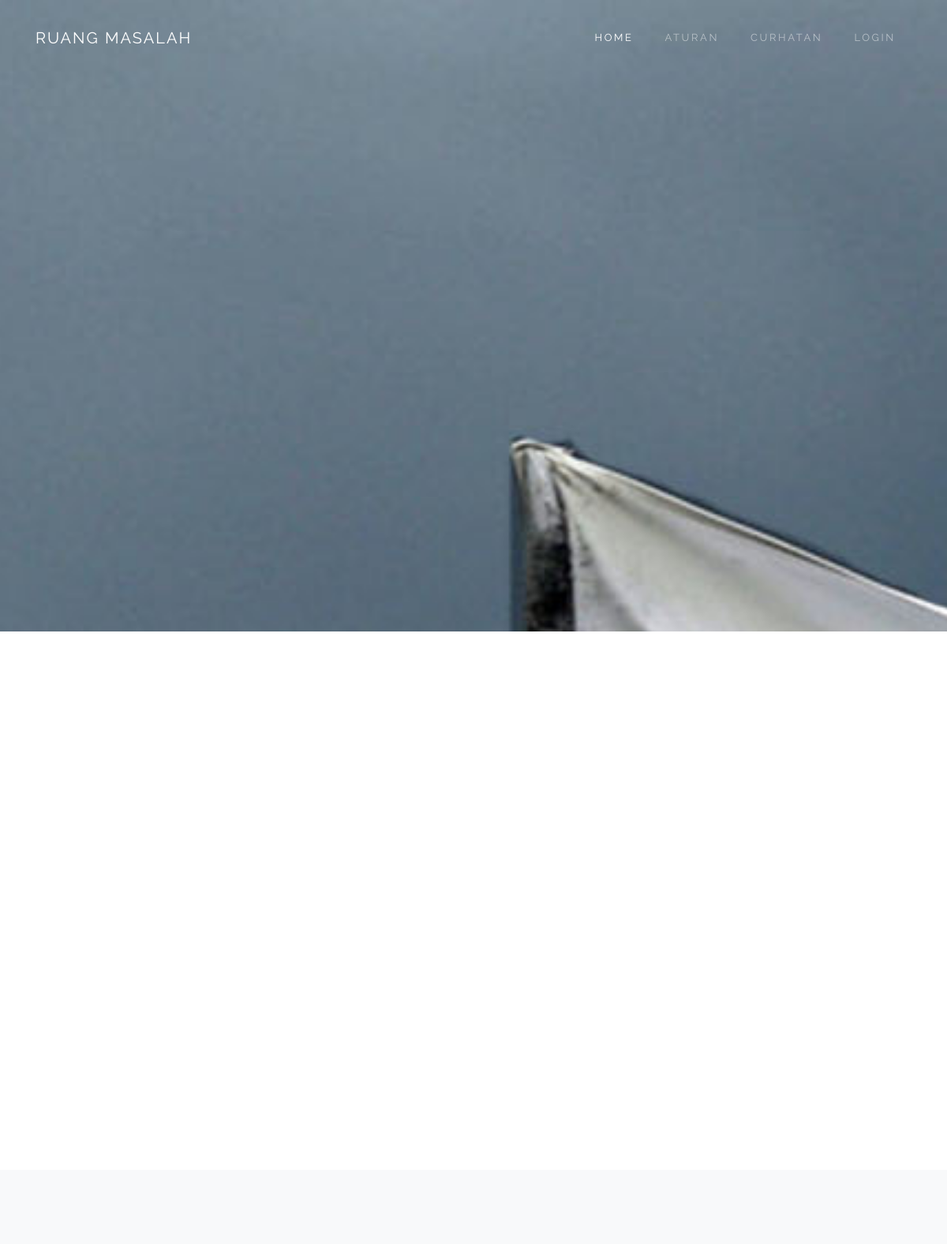
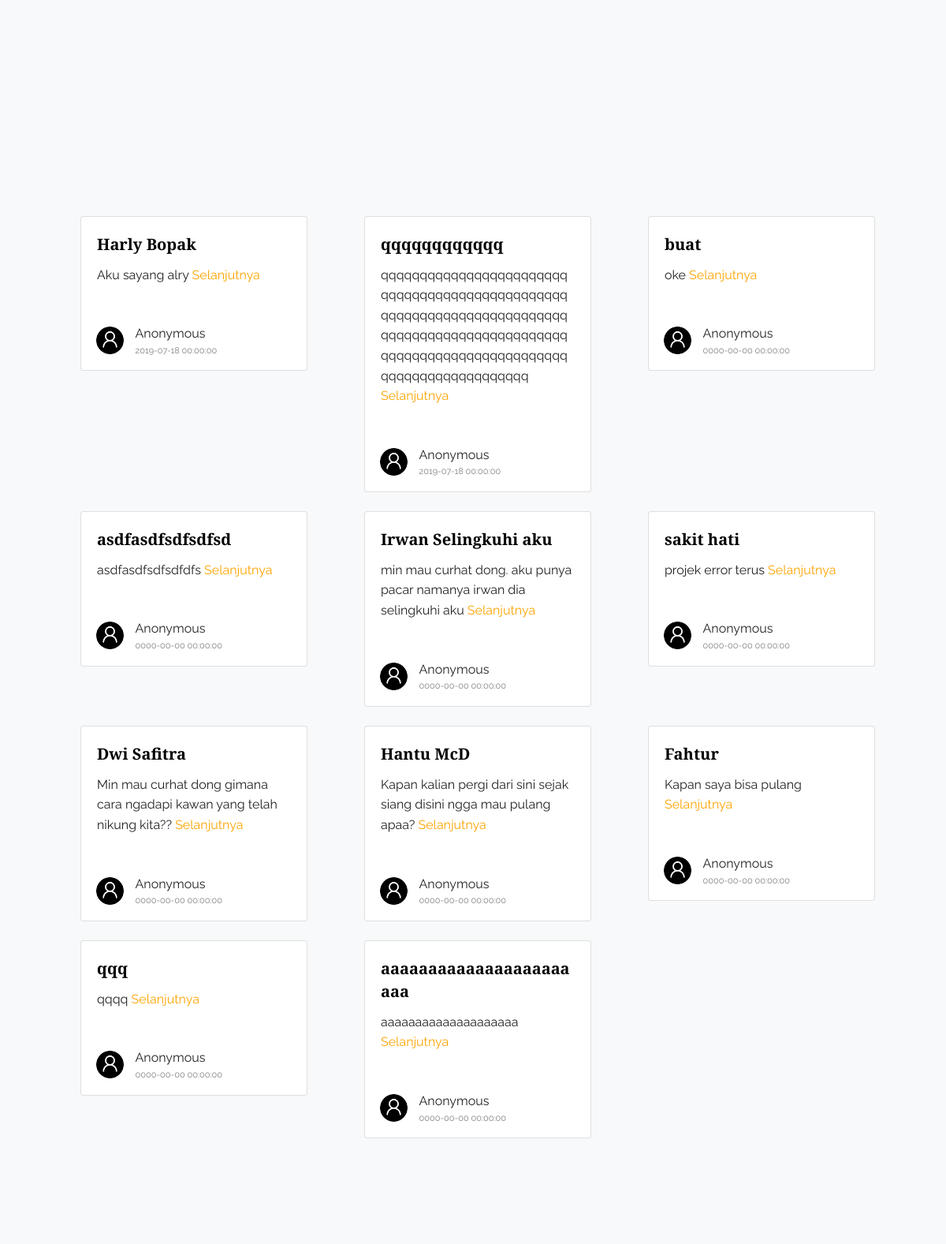
The page /public/view/index.php (upper part) on the database its author committed (2 pictures, top to bottom).
### tables this page shows
CREATE TABLE `curhatan` (
  `id_curhat` int(11) NOT NULL,
  `isi_curhat` text NOT NULL,
  `judul_curhat` text NOT NULL,
  `tanggal` datetime NOT NULL
);

### public/view/index.php (the view, shortened to what this page needs)
<!DOCTYPE html>
<html lang="en">
<head>
  <link rel="stylesheet" href="css/bootstrap.min.css">
  <link rel="stylesheet" href="css/open-iconic-bootstrap.min.css">
  <link rel="stylesheet" href="css/animate.css">
  <link rel="stylesheet" href="css/owl.carousel.min.css">
  <link rel="stylesheet" href="css/owl.theme.default.min.css">
  <link rel="stylesheet" href="css/magnific-popup.css">
  <link rel="stylesheet" href="css/bootstrap-datepicker.css">
  <link rel="stylesheet" href="css/jquery.timepicker.css">
  <link rel="stylesheet" href="css/icomoon.css">
  <link rel="stylesheet" href="css/style.css">
</head>
<body data-spy="scroll" data-target="#site-navbar" data-offset="200">
  <nav class="navbar navbar-expand-lg navbar-dark site_navbar bg-dark site-navbar-light" id="site-navbar">
    <div class="container">
      <a class="navbar-brand" href="index.php">Ruang Masalah</a>
      <div class="collapse navbar-collapse" id="site-nav">
        <ul class="navbar-nav ml-auto">
          <li class="nav-item active"><a href="#section-home" class="nav-link">Home</a></li>
          <li class="nav-item"><a href="#section-about" class="nav-link">Aturan</a></li>
          <li class="nav-item"><a href="#section-news" class="nav-link">Curhatan</a></li>
          <?php
            if($_SESSION['nama'] == ''){
              echo '<li class="nav-item"><a href="Login/login.php" class="nav-link">Login</a></li>';
            } else {
              echo '<li class="nav-item"><a href="Login/auth.php?action=logout" class="nav-link">' . $_SESSION['nama']  .'</a></li>';
            }
          ?>
        </ul>
      </div>
    </div>
  </nav>
  <section class="site-cover" style="background-image: url(images/qbg_3.jpg); background-attachment: fixed" id="section-home">
    <div class="container">
      <div class="row align-items-center justify-content-center text-center site-vh-100">
        <div class="col-md-12">
          <p><a href="https://colorlib.com/" target="_blank" class="btn btn-outline-white btn-lg site-animate" data-toggle="modal" data-target="#reservationModal">Curhat dong</a></p>
        </div>
      </div>
    </div>
  </section>
  <section class="site-section" id="section-about">
    <div class="container">
      <div class="row">
        <div class="col-md-1"></div>
  </section>
  <section class="site-section bg-light" id="section-news">
    <div class="container">
      <div class="row">
        <?php
        $conn = mysqli_connect('localhost', 'root', '', 'bunda');
        $query = mysqli_query($conn, "SELECT * FROM curhatan");
        while ($data = mysqli_fetch_assoc($query)) :
          echo '
              <div class="ml-5">
                <div class="card ml-4 mb-4" style="width: 18rem;">
                  <div class="card-body">
                    <h5 class="card-title">' . $data['judul_curhat'] .'</h5>
                    <p class="card-text">' . $data['isi_curhat'] . ' <a href="#">Selanjutnya</a></p>
                  </div>
                  <hr class="mb-2">
                  <div class="row ml-1">
                    <div class="col-md-2 mt-2">
                      <div style="width: 35px; height: 35px; background-image: url(images/anon.png); border-radius: 50%; background-size: cover;"></div>
                    </div>
                    <div class="col-md-9 mt-1">
                      <font>Anonymous</font>
                      <p style="font-size: 11px; color:grey;">' . $data['tanggal'] .  '</p>
                    </div>
                  </div>
                </div>
              </div>';
        endwhile;
        ?>
      </div>
    </div>
  </section>
</body>
</html>

### public/css/style.css (style rules this page uses)
html { overflow-x: hidden; }
body { font-family: "Raleway", sans-serif; background: #fff; font-size: 16px; line-height: 1.6; color: #222222; }
a { -webkit-transition: .3s all ease; -o-transition: .3s all ease; transition: .3s all ease; color: #FDA403; }
h1, h2, h3, h4, h5, .h1, .h2, .h3, .h4, .h5 { line-height: 1.45; color: #000; font-family: "Playfair Display", serif; font-weight: bold; }
.site-navbar-light { background: transparent !important; position: absolute; left: 0; right: 0; z-index: 3; }
.site-navbar-light .navbar-nav > .nav-item > .nav-link { font-size: 13px; text-transform: uppercase; letter-spacing: .2em; padding-top: 30px; padding-bottom: 30px; padding-left: 20px; padding-right: 20px; }
.navbar-brand { text-transform: uppercase; letter-spacing: .1em; }
.bg-image, .site-cover { background-size: cover; background-repeat: no-repeat; }
.site-cover { background-position: center center; }
.site-cover .site-subheading, .site-cover p { color: rgba(255, 255, 255, 0.7); font-weight: 300; font-family: "Raleway", sans-serif; }
.site-cover .site-vh-100 { min-height: 700px !important; }
.bg-light { background: #darken fafafa, 4% !important; }
.site-vh-100 { height: 100vh; }
#section-about { padding: 8em 0; }
.site-section { padding: 7em 0; }

### rows shown on the page
curhatan: judul_curhat "Harly Bopak", isi_curhat "Aku sayang alry", tanggal "2019-07-18 00:00:00"
curhatan: judul_curhat "qqqqqqqqqqqq", isi_curhat "qqqqqqqqqqqqqqqqqqqqqqqqqqqqqqqqqqqqqqqqqqqqqqqqqqqqqqqqqqqqqqqqqqqqqqqqqqqqqqqqqqqqqqqqqqqqqqqqqqqqqqqqqqqqqqqqqqqqqqqqqqqqqqqqqqqqqqqqqqq", tanggal "2019-07-18 00:00:00"
curhatan: judul_curhat "buat", isi_curhat "oke", tanggal "0000-00-00 00:00:00"
curhatan: judul_curhat "asdfasdfsdfsdfsd", isi_curhat "asdfasdfsdfsdfdfs", tanggal "0000-00-00 00:00:00"
curhatan: judul_curhat "Irwan Selingkuhi aku", isi_curhat "min mau curhat dong. aku punya pacar namanya irwan dia selingkuhi aku", tanggal "0000-00-00 00:00:00"
curhatan: judul_curhat "sakit hati", isi_curhat "projek error terus", tanggal "0000-00-00 00:00:00"
curhatan: judul_curhat "Dwi Safitra", isi_curhat "Min mau curhat dong gimana cara ngadapi kawan yang telah nikung kita??", tanggal "0000-00-00 00:00:00"
curhatan: judul_curhat "Hantu McD", isi_curhat "Kapan kalian pergi dari sini sejak siang disini ngga mau pulang apaa?", tanggal "0000-00-00 00:00:00"
curhatan: judul_curhat "Fahtur", isi_curhat "Kapan saya bisa pulang", tanggal "0000-00-00 00:00:00"
curhatan: judul_curhat "qqq", isi_curhat "qqqq", tanggal "0000-00-00 00:00:00"
curhatan: judul_curhat "aaaaaaaaaaaaaaaaaaaaaaa", isi_curhat "aaaaaaaaaaaaaaaaaaaa", tanggal "0000-00-00 00:00:00"
